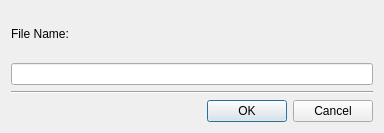
<?xml version="1.0" encoding="UTF-8"?>
<ui version="4.0">
 <class>DeleteFileDialog</class>
 <widget class="QDialog" name="DeleteFileDialog">
  <property name="geometry">
   <rect>
    <x>0</x>
    <y>0</y>
    <width>384</width>
    <height>133</height>
   </rect>
  </property>
  <property name="sizePolicy">
   <sizepolicy hsizetype="MinimumExpanding" vsizetype="Fixed">
    <horstretch>0</horstretch>
    <verstretch>0</verstretch>
   </sizepolicy>
  </property>
  <property name="maximumSize">
   <size>
    <width>16777215</width>
    <height>133</height>
   </size>
  </property>
  <property name="windowTitle">
   <string>Delete File(s)</string>
  </property>
  <layout class="QGridLayout" name="gridLayout">
   <item row="0" column="0">
    <widget class="QLabel" name="label">
     <property name="sizePolicy">
      <sizepolicy hsizetype="Minimum" vsizetype="Minimum">
       <horstretch>0</horstretch>
       <verstretch>0</verstretch>
      </sizepolicy>
     </property>
     <property name="text">
      <string>File Name:</string>
     </property>
    </widget>
   </item>
   <item row="1" column="0">
    <widget class="QLineEdit" name="fileNameEditor">
     <property name="sizePolicy">
      <sizepolicy hsizetype="MinimumExpanding" vsizetype="Fixed">
       <horstretch>0</horstretch>
       <verstretch>0</verstretch>
      </sizepolicy>
     </property>
     <property name="minimumSize">
      <size>
       <width>360</width>
       <height>0</height>
      </size>
     </property>
    </widget>
   </item>
   <item row="2" column="0">
    <widget class="QFrame" name="frame">
     <property name="frameShape">
      <enum>QFrame::HLine</enum>
     </property>
     <property name="frameShadow">
      <enum>QFrame::Sunken</enum>
     </property>
    </widget>
   </item>
   <item row="3" column="0">
    <widget class="QDialogButtonBox" name="buttonBox">
     <property name="orientation">
      <enum>Qt::Horizontal</enum>
     </property>
     <property name="standardButtons">
      <set>QDialogButtonBox::Cancel|QDialogButtonBox::Ok</set>
     </property>
    </widget>
   </item>
  </layout>
 </widget>
 <resources/>
 <connections>
  <connection>
   <sender>buttonBox</sender>
   <signal>accepted()</signal>
   <receiver>DeleteFileDialog</receiver>
   <slot>accept()</slot>
   <hints>
    <hint type="sourcelabel">
     <x>248</x>
     <y>254</y>
    </hint>
    <hint type="destinationlabel">
     <x>157</x>
     <y>274</y>
    </hint>
   </hints>
  </connection>
  <connection>
   <sender>buttonBox</sender>
   <signal>rejected()</signal>
   <receiver>DeleteFileDialog</receiver>
   <slot>reject()</slot>
   <hints>
    <hint type="sourcelabel">
     <x>316</x>
     <y>260</y>
    </hint>
    <hint type="destinationlabel">
     <x>286</x>
     <y>274</y>
    </hint>
   </hints>
  </connection>
 </connections>
</ui>
